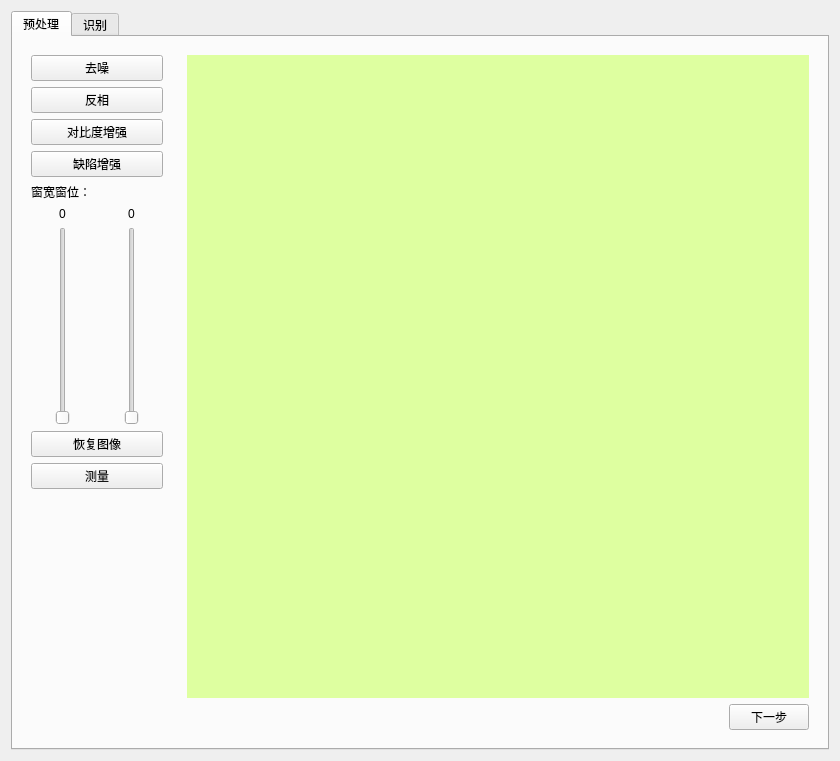
<?xml version="1.0" encoding="UTF-8"?>
<ui version="4.0">
 <class>RecognizeWdg</class>
 <widget class="QWidget" name="RecognizeWdg">
  <property name="geometry">
   <rect>
    <x>0</x>
    <y>0</y>
    <width>840</width>
    <height>761</height>
   </rect>
  </property>
  <property name="windowTitle">
   <string>缺陷识别</string>
  </property>
  <layout class="QVBoxLayout" name="verticalLayout">
   <item>
    <widget class="QTabWidget" name="tabWidget">
     <property name="currentIndex">
      <number>0</number>
     </property>
     <widget class="QWidget" name="tab">
      <attribute name="title">
       <string>预处理</string>
      </attribute>
      <layout class="QHBoxLayout" name="horizontalLayout_4" stretch="0,1">
       <item>
        <widget class="QWidget" name="widget_left" native="true">
         <property name="maximumSize">
          <size>
           <width>150</width>
           <height>16777215</height>
          </size>
         </property>
         <layout class="QVBoxLayout" name="verticalLayout_5">
          <item>
           <widget class="QPushButton" name="pushButton">
            <property name="text">
             <string>去噪</string>
            </property>
           </widget>
          </item>
          <item>
           <widget class="QPushButton" name="pushButton_2">
            <property name="text">
             <string>反相</string>
            </property>
           </widget>
          </item>
          <item>
           <widget class="QPushButton" name="pushButton_4">
            <property name="text">
             <string>对比度增强</string>
            </property>
           </widget>
          </item>
          <item>
           <widget class="QPushButton" name="pushButton_5">
            <property name="text">
             <string>缺陷增强</string>
            </property>
           </widget>
          </item>
          <item>
           <layout class="QVBoxLayout" name="verticalLayout_2">
            <item>
             <widget class="QLabel" name="label">
              <property name="text">
               <string>窗宽窗位：</string>
              </property>
             </widget>
            </item>
            <item>
             <layout class="QHBoxLayout" name="horizontalLayout">
              <item>
               <layout class="QVBoxLayout" name="verticalLayout_4">
                <property name="topMargin">
                 <number>0</number>
                </property>
                <item>
                 <widget class="QLabel" name="label_4">
                  <property name="text">
                   <string>0</string>
                  </property>
                  <property name="alignment">
                   <set>Qt::AlignCenter</set>
                  </property>
                 </widget>
                </item>
                <item>
                 <layout class="QHBoxLayout" name="horizontalLayout_3">
                  <property name="spacing">
                   <number>0</number>
                  </property>
                  <item>
                   <spacer name="horizontalSpacer_3">
                    <property name="orientation">
                     <enum>Qt::Horizontal</enum>
                    </property>
                    <property name="sizeHint" stdset="0">
                     <size>
                      <width>40</width>
                      <height>20</height>
                     </size>
                    </property>
                   </spacer>
                  </item>
                  <item>
                   <widget class="QSlider" name="verticalSlider_3">
                    <property name="orientation">
                     <enum>Qt::Vertical</enum>
                    </property>
                   </widget>
                  </item>
                  <item>
                   <spacer name="horizontalSpacer_4">
                    <property name="orientation">
                     <enum>Qt::Horizontal</enum>
                    </property>
                    <property name="sizeHint" stdset="0">
                     <size>
                      <width>40</width>
                      <height>20</height>
                     </size>
                    </property>
                   </spacer>
                  </item>
                 </layout>
                </item>
               </layout>
              </item>
              <item>
               <layout class="QVBoxLayout" name="verticalLayout_3">
                <property name="topMargin">
                 <number>0</number>
                </property>
                <item>
                 <widget class="QLabel" name="label_3">
                  <property name="text">
                   <string>0</string>
                  </property>
                  <property name="alignment">
                   <set>Qt::AlignCenter</set>
                  </property>
                 </widget>
                </item>
                <item>
                 <layout class="QHBoxLayout" name="horizontalLayout_2">
                  <property name="spacing">
                   <number>0</number>
                  </property>
                  <item>
                   <spacer name="horizontalSpacer_2">
                    <property name="orientation">
                     <enum>Qt::Horizontal</enum>
                    </property>
                    <property name="sizeHint" stdset="0">
                     <size>
                      <width>40</width>
                      <height>20</height>
                     </size>
                    </property>
                   </spacer>
                  </item>
                  <item>
                   <widget class="QSlider" name="verticalSlider_2">
                    <property name="orientation">
                     <enum>Qt::Vertical</enum>
                    </property>
                   </widget>
                  </item>
                  <item>
                   <spacer name="horizontalSpacer">
                    <property name="orientation">
                     <enum>Qt::Horizontal</enum>
                    </property>
                    <property name="sizeHint" stdset="0">
                     <size>
                      <width>40</width>
                      <height>20</height>
                     </size>
                    </property>
                   </spacer>
                  </item>
                 </layout>
                </item>
               </layout>
              </item>
             </layout>
            </item>
           </layout>
          </item>
          <item>
           <widget class="QPushButton" name="pushButton_6">
            <property name="text">
             <string>恢复图像</string>
            </property>
           </widget>
          </item>
          <item>
           <widget class="QPushButton" name="pushButton_13">
            <property name="text">
             <string>测量</string>
            </property>
           </widget>
          </item>
          <item>
           <spacer name="verticalSpacer">
            <property name="orientation">
             <enum>Qt::Vertical</enum>
            </property>
            <property name="sizeHint" stdset="0">
             <size>
              <width>20</width>
              <height>40</height>
             </size>
            </property>
           </spacer>
          </item>
         </layout>
        </widget>
       </item>
       <item>
        <widget class="QWidget" name="widget_right" native="true">
         <layout class="QVBoxLayout" name="verticalLayout_11" stretch="1,0">
          <item>
           <widget class="QWidget" name="widget_2" native="true">
            <property name="styleSheet">
             <string notr="true">background-color: rgb(222, 255, 160);</string>
            </property>
           </widget>
          </item>
          <item>
           <layout class="QHBoxLayout" name="horizontalLayout_5">
            <item>
             <spacer name="horizontalSpacer_5">
              <property name="orientation">
               <enum>Qt::Horizontal</enum>
              </property>
              <property name="sizeHint" stdset="0">
               <size>
                <width>40</width>
                <height>20</height>
               </size>
              </property>
             </spacer>
            </item>
            <item>
             <widget class="QPushButton" name="pushButton_14">
              <property name="text">
               <string>下一步</string>
              </property>
             </widget>
            </item>
           </layout>
          </item>
         </layout>
        </widget>
       </item>
      </layout>
     </widget>
     <widget class="QWidget" name="tab_2">
      <attribute name="title">
       <string>识别</string>
      </attribute>
      <layout class="QHBoxLayout" name="horizontalLayout_8">
       <item>
        <widget class="QWidget" name="widget_left_2" native="true">
         <property name="maximumSize">
          <size>
           <width>150</width>
           <height>16777215</height>
          </size>
         </property>
         <layout class="QVBoxLayout" name="verticalLayout_6">
          <item>
           <layout class="QVBoxLayout" name="verticalLayout_7">
            <property name="topMargin">
             <number>0</number>
            </property>
            <item>
             <widget class="QLabel" name="label_2">
              <property name="text">
               <string>参数1：</string>
              </property>
             </widget>
            </item>
            <item>
             <widget class="QLineEdit" name="lineEdit"/>
            </item>
           </layout>
          </item>
          <item>
           <layout class="QVBoxLayout" name="verticalLayout_8">
            <property name="topMargin">
             <number>0</number>
            </property>
            <item>
             <widget class="QLabel" name="label_5">
              <property name="text">
               <string>参数2：</string>
              </property>
             </widget>
            </item>
            <item>
             <widget class="QLineEdit" name="lineEdit_2"/>
            </item>
           </layout>
          </item>
          <item>
           <layout class="QVBoxLayout" name="verticalLayout_9">
            <property name="topMargin">
             <number>0</number>
            </property>
            <item>
             <widget class="QLabel" name="label_6">
              <property name="text">
               <string>参数3：</string>
              </property>
             </widget>
            </item>
            <item>
             <widget class="QLineEdit" name="lineEdit_3"/>
            </item>
           </layout>
          </item>
          <item>
           <spacer name="verticalSpacer_2">
            <property name="orientation">
             <enum>Qt::Vertical</enum>
            </property>
            <property name="sizeHint" stdset="0">
             <size>
              <width>20</width>
              <height>40</height>
             </size>
            </property>
           </spacer>
          </item>
          <item>
           <widget class="QPushButton" name="pushButton_3">
            <property name="text">
             <string>加入数据库</string>
            </property>
           </widget>
          </item>
         </layout>
        </widget>
       </item>
       <item>
        <widget class="QWidget" name="widget_right_2" native="true">
         <layout class="QVBoxLayout" name="verticalLayout_10">
          <item>
           <widget class="QWidget" name="widget" native="true">
            <property name="styleSheet">
             <string notr="true">background-color: rgb(222, 255, 160);</string>
            </property>
           </widget>
          </item>
          <item>
           <widget class="QTableWidget" name="tableWidget">
            <property name="maximumSize">
             <size>
              <width>16777215</width>
              <height>200</height>
             </size>
            </property>
            <column>
             <property name="text">
              <string>序号</string>
             </property>
            </column>
            <column>
             <property name="text">
              <string>周长</string>
             </property>
            </column>
            <column>
             <property name="text">
              <string>面积</string>
             </property>
            </column>
           </widget>
          </item>
         </layout>
        </widget>
       </item>
      </layout>
     </widget>
    </widget>
   </item>
  </layout>
 </widget>
 <resources/>
 <connections/>
</ui>
